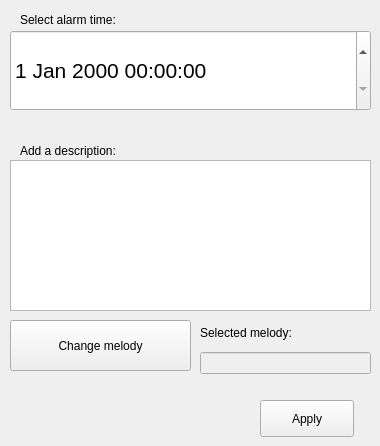
  <widget class="QWidget" name="centralwidget">
   <widget class="QDateTimeEdit" name="alarm_time">
    <property name="geometry">
     <rect>
      <x>10</x>
      <y>30</y>
      <width>361</width>
      <height>81</height>
     </rect>
    </property>
    <property name="font">
     <font>
      <pointsize>16</pointsize>
     </font>
    </property>
   </widget>
   <widget class="QTextEdit" name="descriptions">
    <property name="geometry">
     <rect>
      <x>10</x>
      <y>160</y>
      <width>361</width>
      <height>151</height>
     </rect>
    </property>
   </widget>
   <widget class="QLabel" name="label">
    <property name="geometry">
     <rect>
      <x>20</x>
      <y>140</y>
      <width>191</width>
      <height>21</height>
     </rect>
    </property>
    <property name="font">
     <font>
      <pointsize>9</pointsize>
     </font>
    </property>
    <property name="text">
     <string>Add a description:</string>
    </property>
   </widget>
   <widget class="QWidget" name="verticalLayoutWidget_2">
    <property name="geometry">
     <rect>
      <x>200</x>
      <y>320</y>
      <width>171</width>
      <height>54</height>
     </rect>
    </property>
    <layout class="QVBoxLayout" name="verticalLayout_2">
     <item>
      <widget class="QLabel" name="label_2">
       <property name="text">
        <string>Selected melody:</string>
       </property>
      </widget>
     </item>
     <item>
      <widget class="QLineEdit" name="melody_name_line">
       <property name="enabled">
        <bool>false</bool>
       </property>
      </widget>
     </item>
    </layout>
   </widget>
   <widget class="QPushButton" name="change_melody_button">
    <property name="geometry">
     <rect>
      <x>10</x>
      <y>320</y>
      <width>181</width>
      <height>51</height>
     </rect>
    </property>
    <property name="text">
     <string>Change melody</string>
    </property>
   </widget>
   <widget class="QPushButton" name="apply_button">
    <property name="geometry">
     <rect>
      <x>260</x>
      <y>400</y>
      <width>94</width>
      <height>37</height>
     </rect>
    </property>
    <property name="text">
     <string>Apply</string>
    </property>
   </widget>
   <widget class="QLabel" name="label_3">
    <property name="geometry">
     <rect>
      <x>20</x>
      <y>10</y>
      <width>211</width>
      <height>20</height>
     </rect>
    </property>
    <property name="text">
     <string>Select alarm time:</string>
    </property>
   </widget>
  </widget>
